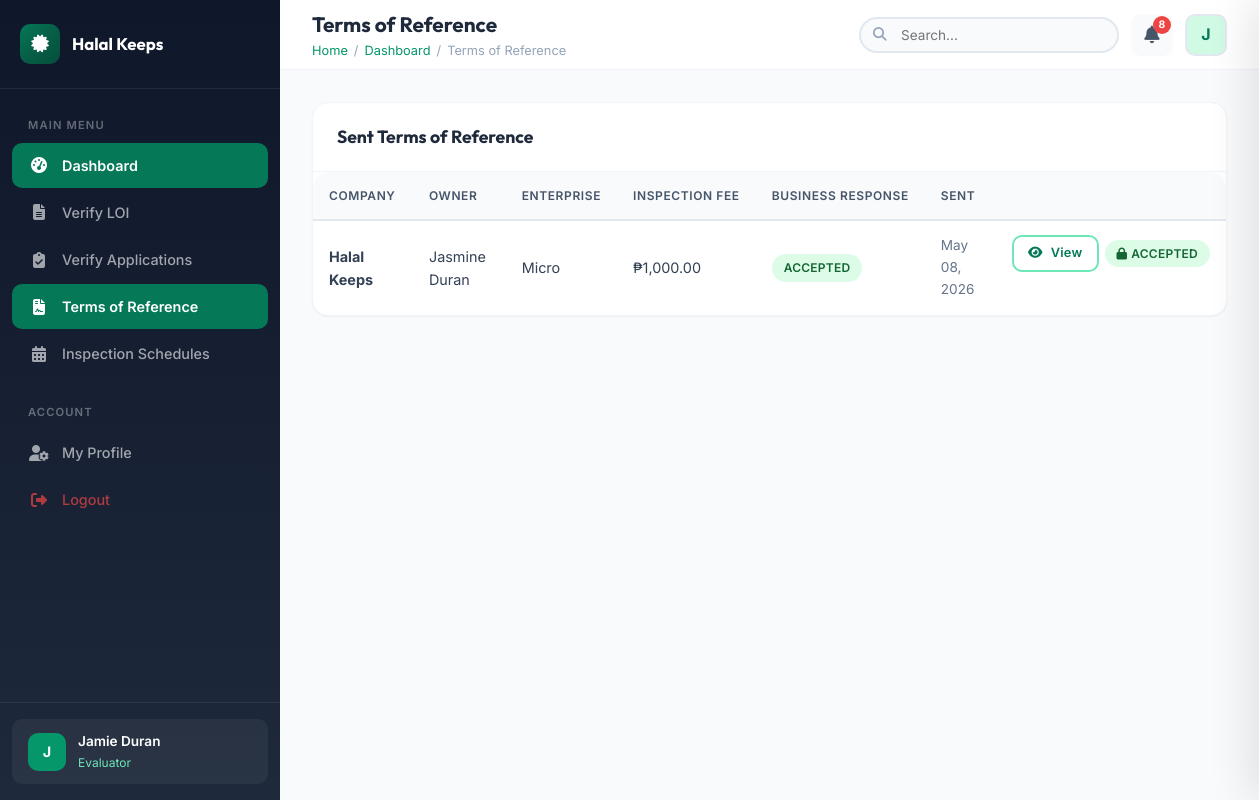
The page /dashboard/evaluator/terms_of_reference.php (signed in) on the database its author committed.
### tables this page shows
CREATE TABLE `terms_of_reference` (
  `id` int(11) NOT NULL,
  `application_id` int(11) NOT NULL,
  `evaluator_id` int(11) NOT NULL,
  `tor_content` text NOT NULL,
  `tor_file_path` varchar(500) DEFAULT NULL,
  `enterprise_type` enum('micro','small','medium') DEFAULT NULL,
  `auditor_assignments` longtext DEFAULT NULL,
  `auditor_total_amount` decimal(10,2) DEFAULT 0.00,
  `registration_agreement` text DEFAULT NULL,
  `payment_for_inspection` decimal(10,2) DEFAULT 0.00,
  `inspection_date` date DEFAULT NULL,
  `inspection_fees` decimal(10,2) DEFAULT 0.00,
  `status` enum('draft','sent','accepted','rejected') DEFAULT 'draft',
  `business_response` enum('pending','accepted','rejected') DEFAULT 'pending',
  `business_remarks` text DEFAULT NULL,
  `responded_at` timestamp NULL DEFAULT NULL,
  `created_at` timestamp NOT NULL DEFAULT current_timestamp(),
  `updated_at` timestamp NOT NULL DEFAULT current_timestamp() ON UPDATE current_timestamp()
);

CREATE TABLE `letter_of_intent` (
  `id` int(11) NOT NULL,
  `business_owner_id` int(11) NOT NULL,
  `company_name` varchar(255) NOT NULL,
  `company_address` text NOT NULL,
  `company_info` text NOT NULL,
  `date_of_intent` date DEFAULT NULL,
  `menu_list` text DEFAULT NULL,
  `contact_person` varchar(255) DEFAULT NULL,
  `contact_email` varchar(255) DEFAULT NULL,
  `contact_phone` varchar(50) DEFAULT NULL,
  `letter_content` text NOT NULL,
  `supporting_documents` text DEFAULT NULL,
  `status` enum('draft','submitted','under_review','verified','returned','rejected') DEFAULT 'draft',
  `remarks` text DEFAULT NULL,
  `submitted_at` timestamp NULL DEFAULT NULL,
  `created_at` timestamp NOT NULL DEFAULT current_timestamp(),
  `updated_at` timestamp NOT NULL DEFAULT current_timestamp() ON UPDATE current_timestamp(),
  `application_type` varchar(255) DEFAULT NULL,
  `certifying_body` varchar(255) DEFAULT 'HDIP',
  `signature_data` longtext DEFAULT NULL
);

CREATE TABLE `users` (
  `id` int(11) NOT NULL,
  `google_id` varchar(255) DEFAULT NULL,
  `email` varchar(255) NOT NULL,
  `full_name` varchar(255) NOT NULL,
  `first_name` varchar(100) DEFAULT NULL,
  `last_name` varchar(100) DEFAULT NULL,
  `avatar` varchar(500) DEFAULT NULL,
  `password` varchar(255) DEFAULT NULL,
  `phone` varchar(20) DEFAULT NULL,
  `address` text DEFAULT NULL,
  `role_id` int(11) DEFAULT NULL,
  `role_status` enum('pending','approved','rejected','none') DEFAULT 'none',
  `is_active` tinyint(1) DEFAULT 1,
  `email_verified` tinyint(1) DEFAULT 0,
  `last_login` timestamp NULL DEFAULT NULL,
  `created_at` timestamp NOT NULL DEFAULT current_timestamp(),
  `updated_at` timestamp NOT NULL DEFAULT current_timestamp() ON UPDATE current_timestamp(),
  `failed_login_attempts` int(11) DEFAULT 0,
  `account_locked` tinyint(1) DEFAULT 0
);

### includes/functions.php (called while the page is built, shortened)
<?php
function formatDate($date, $format = 'M d, Y') {
    return date($format, strtotime($date));
}
function formatCurrency($amount) {
    return '₱' . number_format($amount, 2);
}
?>

### dashboard/evaluator/terms_of_reference.php (the view, shortened to what this page needs)
<?php
require_once __DIR__ . '/../../config/app.php';
$action = $_GET['action'] ?? 'list';
$all_tors = $conn->query("
    SELECT t.*, loi.company_name, u.full_name as owner_name, ha.id as app_id
    FROM terms_of_reference t
    JOIN hdp_applications ha ON t.application_id = ha.id
    JOIN letter_of_intent loi ON ha.loi_id = loi.id
    JOIN users u ON ha.business_owner_id = u.id
    ORDER BY t.created_at DESC
")->fetch_all(MYSQLI_ASSOC);
require_once __DIR__ . '/../../includes/header.php';
?>
<?php if ($action === 'list'): ?>
<div class="card">
    <div class="card-header"><h3>Sent Terms of Reference</h3></div>
    <div class="card-body" style="padding: 0;">
        <?php if (empty($all_tors)): ?>
            <div class="empty-state"><div class="empty-icon"><i class="fas fa-file-contract"></i></div><h3>No TORs Sent Yet</h3></div>
        <?php else: ?>
            <div class="table-responsive">
                <table class="table">
                    <thead>
                        <tr><th>Company</th><th>Owner</th><th>Enterprise</th><th>Inspection Fee</th><th>Business Response</th><th>Sent</th><th></th></tr>
                    </thead>
                    <tbody>
                        <?php foreach ($all_tors as $tor): ?>
                        <tr>
                            <td><strong><?= htmlspecialchars($tor['company_name']) ?></strong></td>
                            <td><?= htmlspecialchars($tor['owner_name']) ?></td>
                            <td><?= htmlspecialchars(ucfirst($tor['enterprise_type'] ?? 'Not set')) ?></td>
                            <td><?= formatCurrency($tor['inspection_fees']) ?></td>
                            <td>
                                <?php
                                $resp = $tor['business_response'] ?? 'pending';
                                $badges = ['pending' => 'badge-warning', 'accepted' => 'badge-success', 'rejected' => 'badge-danger'];
                                ?>
                                <span class="badge <?= $badges[$resp] ?? 'badge-secondary' ?>"><?= ucfirst($resp) ?></span>
                            </td>
                            <td style="font-size:0.85rem;color:var(--neutral-500)"><?= formatDate($tor['created_at']) ?></td>
                            <td style="display:flex;gap:6px;">
                                <a href="?action=view&id=<?= $tor['id'] ?>" class="btn btn-sm btn-outline">
                                    <i class="fas fa-eye"></i> View
                                </a>
                                <?php if (($tor['business_response'] ?? 'pending') !== 'accepted'): ?>
                                <a href="?action=edit&id=<?= $tor['id'] ?>" class="btn btn-sm btn-primary">
                                    <i class="fas fa-edit"></i> Edit
                                </a>
                                <?php else: ?>
                                <span class="badge badge-success" style="align-self:center;">
                                    <i class="fas fa-lock"></i> Accepted
                                </span>
                                <?php endif; ?>
                            </td>
                        </tr>
                        <?php endforeach; ?>
                    </tbody>
                </table>
            </div>
        <?php endif; ?>
    </div>
</div>
<?php endif; ?>
<?php require_once __DIR__ . '/../../includes/footer.php'; ?>

### rows shown on the page
terms_of_reference: letter_of_intent.company_name "Halal Keeps", users.full_name "Jasmine Duran", enterprise_type "Micro", inspection_fees "₱1,000.00", business_response "ACCEPTED", created_at "May 08, 2026"

### other values the page prints
$item['label'] "Dashboard"
$item['label'] "Verify LOI"
$item['label'] "Verify Applications"
$item['label'] "Terms of Reference"
$item['label'] "Inspection Schedules"
substr($_SESSION['full_name'] ?? 'U', 0, 1) "J"
$_SESSION['full_name'] "Jamie Duran"
$role_name "Evaluator"
$page_heading "Terms of Reference"
$crumb['label'] "Dashboard"
$crumb['label'] "Terms of Reference"
$notif_count "8"
